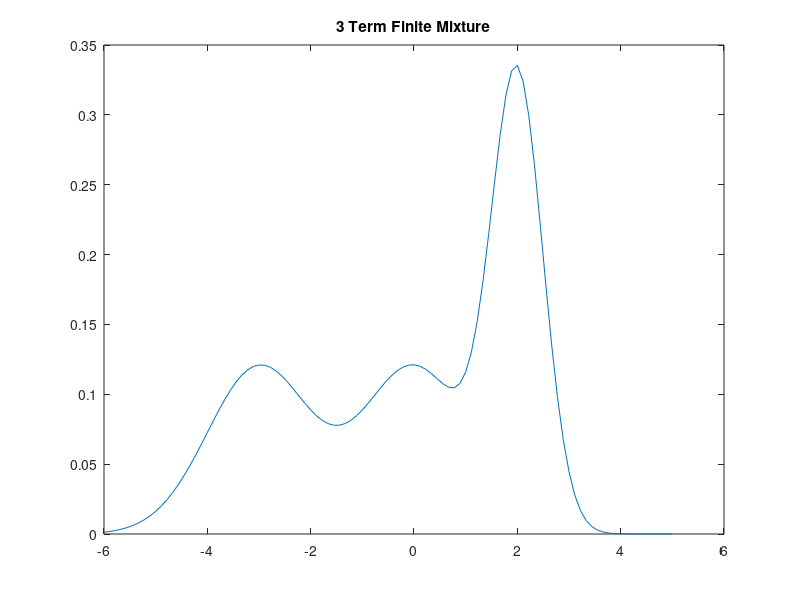

The MATLAB script that drew this image:
% Example 9.8
% Computational Statistics Handbook with MATLAB, 2nd Edition
% Wendy L. and Angel R. Martinez

% Create a domain x for the mixture.
x = linspace(-6,5);
% Create the model - normal components used.
mix = [0.3 0.3 0.4];  	% mixing coefficients
mus = [-3 0 2];			% term means
vars = [1 1 0.5];
nterm = 3;
% Use Statistics Toolbox function to evaluate
% normal pdf.
fhat = zeros(size(x));
for i=1:nterm
   fhat = fhat+mix(i)*normpdf(x,mus(i),vars(i));
end
plot(x,fhat)
title('3 Term Finite Mixture')